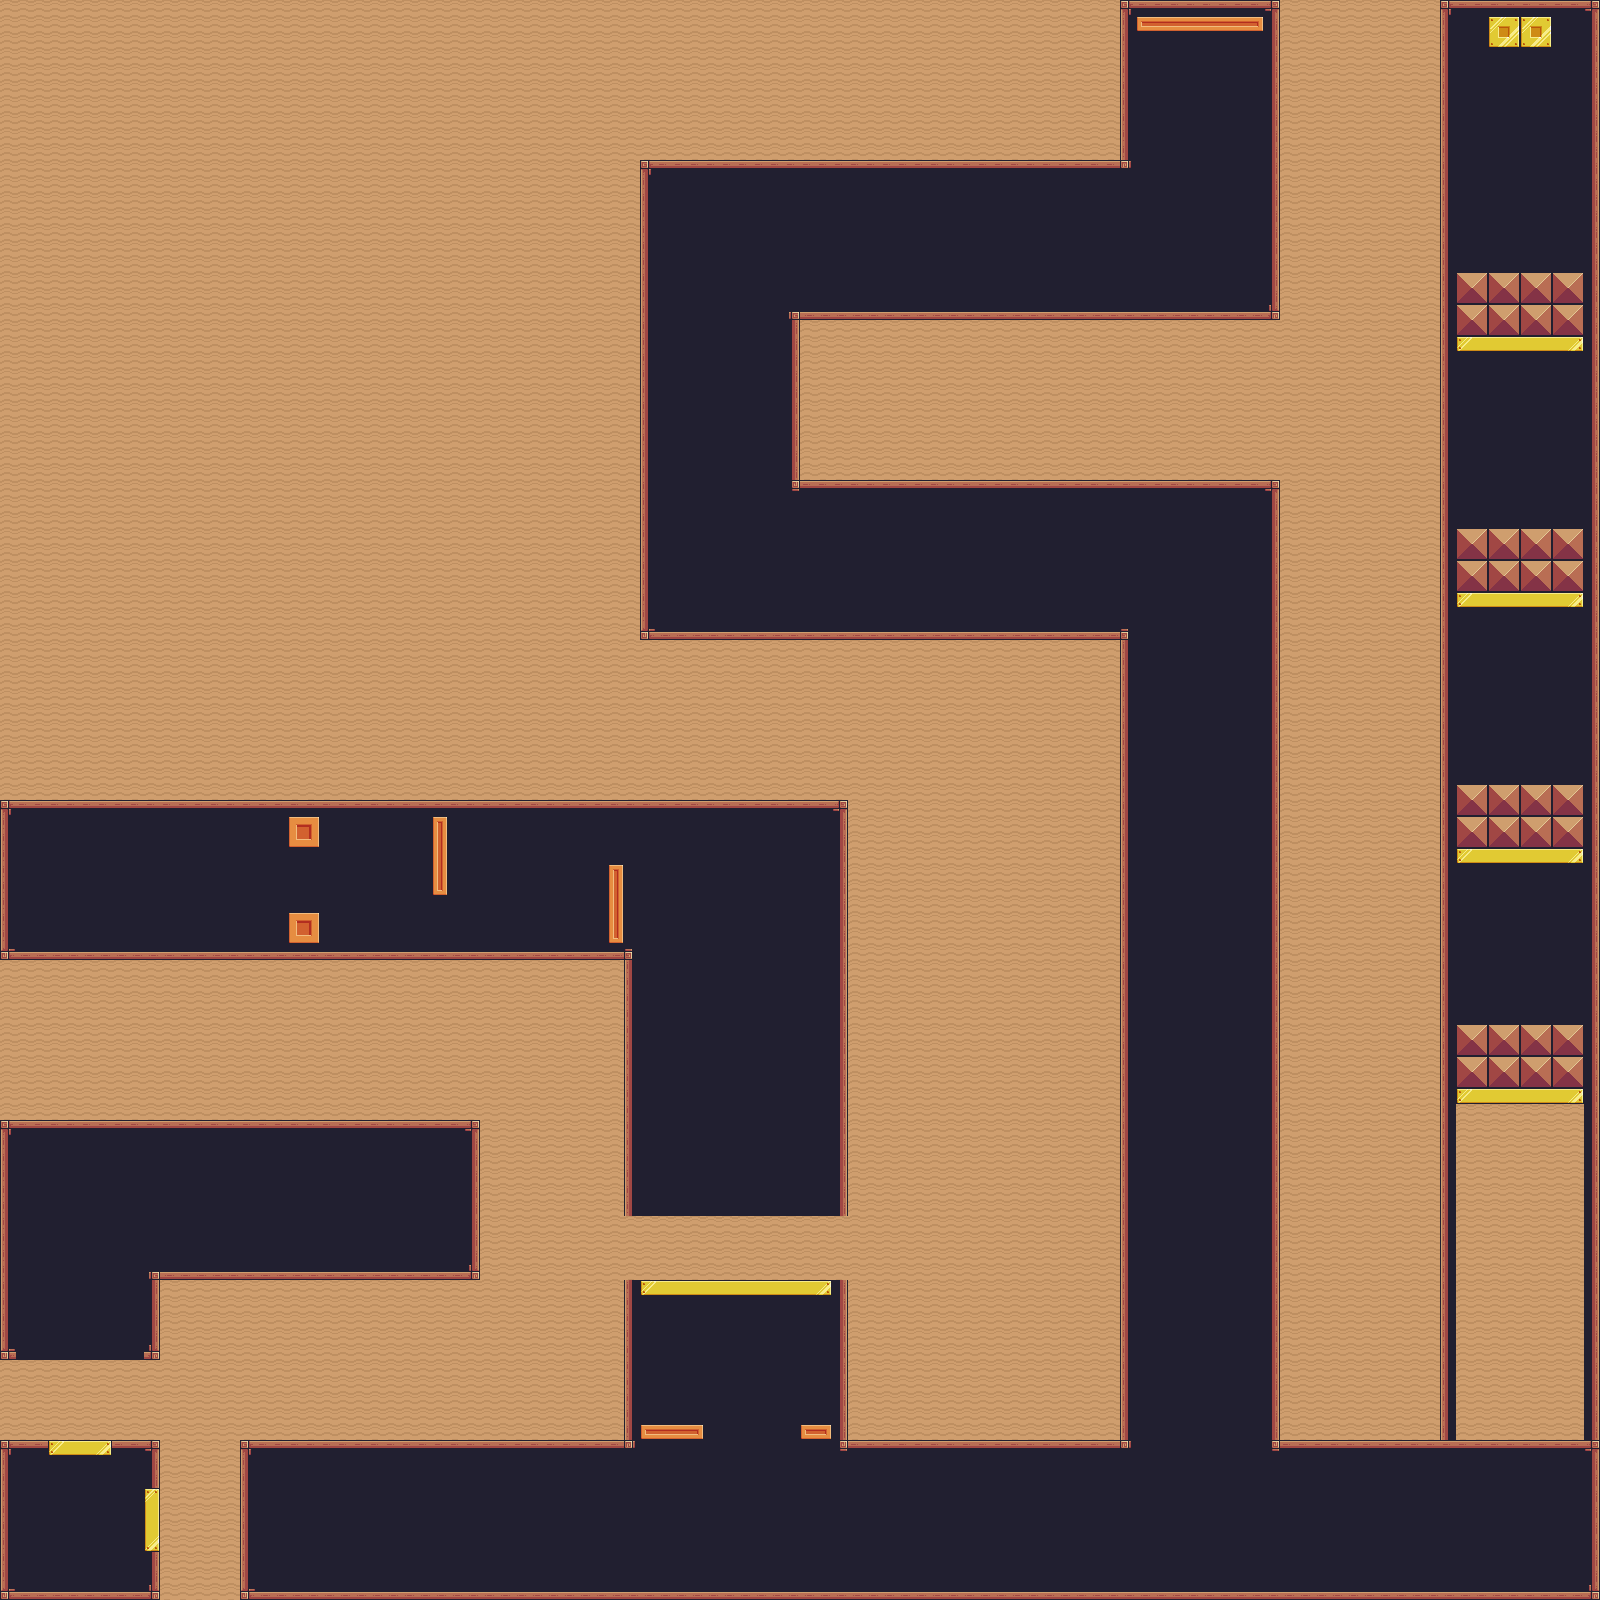

A level layout from a 2D game, rendered from its tile map. Below: a short description, then the map file with tile-grid data replaced by summaries:
An orthogonal 100x100 tile map with 16x16 px tiles, 1 tile layer (Tile Layer 1) and 75 objects (34x wall, 11x saw, 10x gap, 9x patrol_saw, 7x ramp, ...).

<map version="1.10" tiledversion="1.12.1" orientation="orthogonal" renderorder="right-down" width="100" height="100" tilewidth="16" tileheight="16" infinite="0" nextlayerid="3" nextobjectid="102">
 <tileset firstgid="1" source="terrain.tsx" />
 <layer id="1" name="Tile Layer 1" width="100" height="100">
  <data>[10000 cells, 10000 non-empty, 39 distinct tile ids]</data>
 </layer>
 <objectgroup id="2" name="entities">
  <object id="1" name="player_spawn" type="player_spawn" x="49.1083" y="1538.38" width="46.5236" height="46.0067" />
  <object id="3" name="ramp" type="ramp" x="145.257" y="1489.27" width="14.7428" height="62.7263" />
  <object id="4" name="ramp" type="ramp" x="48" y="1440" width="64" height="16" />
  <object id="6" name="wall" type="wall" x="112.691" y="1440.68" width="46.5236" height="7.23701" />
  <object id="9" name="wall" type="wall" x="153.011" y="1449.99" width="6.72008" height="25.8465" />
  <object id="10" name="wall" type="wall" x="0.516929" y="1441.2" width="47.5575" height="7.75394" />
  <object id="12" name="wall" type="wall" x="1.03386" y="1449.99" width="7.23701" height="148.359" />
  <object id="14" name="wall" type="wall" x="8.7878" y="1591.63" width="150.943" height="8.27087" />
  <object id="16" name="wall" type="wall" x="151.977" y="1553.37" width="7.75394" height="37.7358" />
  <object id="17" x="63.5823" y="1372.45" />
  <object id="18" x="240.372" y="1599.38" width="0.516929" />
  <object id="21" name="gap" type="gap" x="160.765" y="1442.23" width="79.6071" height="156.63" />
  <object id="23" name="gap" type="gap" x="1.03386" y="1361.08" width="159.214" height="78.5733" />
  <object id="24" name="wall" type="wall" x="1.16277" y="1121.35" width="7.23701" height="238.274" />
  <object id="25" name="wall" type="wall" x="151.595" y="1272.15" width="7.23701" height="86.8205" />
  <object id="26" name="wall" type="wall" x="471.975" y="1120.49" width="7.23701" height="158.945" />
  <object id="27" name="wall" type="wall" x="8.76389" y="1121" width="469.828" height="7.75394" />
  <object id="28" name="wall" type="wall" x="159.715" y="1271.95" width="311.427" height="7.75394" />
  <object id="29" name="gap" type="gap" x="160.893" y="1282.33" width="79.6071" height="156.63" />
  <object id="30" name="wall" type="wall" x="240.704" y="1591.74" width="1358.04" height="7.75394" />
  <object id="31" name="wall" type="wall" x="1272.38" y="1440.81" width="175.418" height="7.75394" />
  <object id="32" name="wall" type="wall" x="840.029" y="1440.81" width="289.865" height="7.75394" />
  <object id="33" name="wall" type="wall" x="240.704" y="1440.81" width="393.807" height="7.75394" />
  <object id="34" name="wall" type="wall" x="0.0995244" y="951.643" width="631.043" height="7.75394" />
  <object id="35" name="wall" type="wall" x="-0.566343" y="801.157" width="848.782" height="7.75394" />
  <object id="36" name="wall" type="wall" x="638.001" y="631.361" width="491.211" height="7.75394" />
  <object id="37" name="wall" type="wall" x="791.15" y="481.541" width="490.545" height="7.75394" />
  <object id="38" name="wall" type="wall" x="639.332" y="159.926" width="491.877" height="7.75394" />
  <object id="39" name="wall" type="wall" x="789.153" y="312.41" width="491.211" height="7.75394" />
  <object id="40" name="wall" type="wall" x="1118.09" y="0.784103" width="161.607" height="7.75394" />
  <object id="41" name="wall" type="wall" x="1439.04" y="0.784103" width="159.609" height="7.75394" />
  <object id="42" name="wall" type="wall" x="624.961" y="951.396" width="7.23701" height="487.673" />
  <object id="43" name="wall" type="wall" x="0.376701" y="801.576" width="7.23701" height="150.744" />
  <object id="44" name="wall" type="wall" x="840.036" y="802.908" width="7.23701" height="640.822" />
  <object id="45" name="wall" type="wall" x="1121.7" y="634.443" width="7.23701" height="806.623" />
  <object id="46" name="wall" type="wall" x="1272.18" y="481.959" width="7.23701" height="961.105" />
  <object id="47" name="wall" type="wall" x="640.275" y="161.011" width="7.23701" height="471.026" />
  <object id="48" name="wall" type="wall" x="791.427" y="314.161" width="7.23701" height="167.39" />
  <object id="49" name="wall" type="wall" x="1272.18" y="4.53222" width="7.23701" height="307.889" />
  <object id="50" name="wall" type="wall" x="1121.03" y="1.86875" width="7.23701" height="159.4" />
  <object id="51" name="wall" type="wall" x="1440.65" y="1.86875" width="7.23701" height="1439.86" />
  <object id="52" name="wall" type="wall" x="1592.47" y="-0.128854" width="7.23701" height="1599.01" />
  <object id="53" name="saw" type="saw" x="399.994" y="1135.38" width="64" height="64" />
  <object id="55" name="saw" type="saw" x="399.834" y="1204.65" width="64" height="64" />
  <object id="57" name="saw" type="saw" x="11.5033" y="879.01" width="64" height="64" />
  <object id="58" name="saw" type="saw" x="12.143" y="808.637" width="64" height="64" />
  <object id="59" name="saw" type="saw" x="288" y="816" width="32" height="32" />
  <object id="60" name="saw" type="saw" x="433.021" y="817.408" width="14.9795" height="78.5919" />
  <object id="62" name="saw" type="saw" x="609.159" y="865.418" width="14.8408" height="78.5824" />
  <object id="64" name="saw" type="saw" x="289.927" y="914.051" width="30.0726" height="29.9494" />
  <object id="67" name="saw" type="saw" x="642.058" y="1425.06" width="61.9418" height="14.9441" />
  <object id="68" name="saw" type="saw" x="800" y="1424" width="32" height="16" />
  <object id="69" name="ramp" type="ramp" x="642.058" y="1281.88" width="189.942" height="14.1208" />
  <object id="73" name="gap" type="gap" x="542.532" y="1168.62" width="79.6071" height="156.63" />
  <object id="74" name="gap" type="gap" x="849.214" y="1161.4" width="79.6071" height="156.63" />
  <object id="75" name="gap" type="gap" x="624.646" y="1214.8" width="220.469" height="65.7078" />
  </objectgroup>
</map>
<!-- 19 of 75 objects omitted -->
